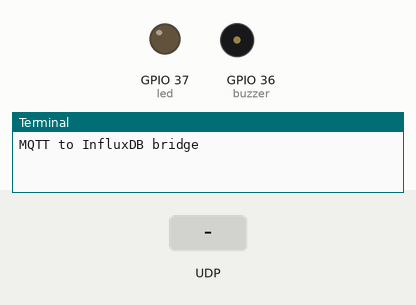
Recording of a program running on a simulated Raspberry Pi (BCM pin numbers). Parts: output pins drawn as LEDs (lit = HIGH), buzzer (waves = sounding, pin HIGH), the last lines printed to the terminal. Dashed ring = blinking. The test bench sets the inputs (shaded band). At 4.3 s the program stops and its outputs stay as they are.

Above: at 1.2 s.
1.3 s: UDP packet "1" arrives
At 1.55 s:
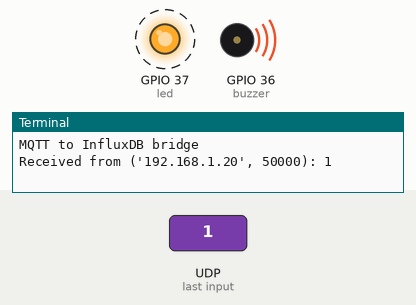
Timing chart, 0 to 4.3 s (numbered marks = the images above; inputs shaded):
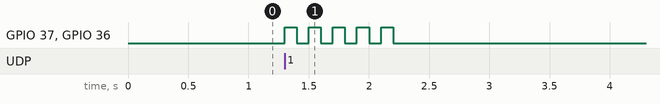

Measured:
- after the input at 1.3 s, GPIO 37 (led), GPIO 36 (buzzer): alternates HIGH for 0.10 s and LOW for 0.10 s, 10 changes in all, then stays LOW, starting at once

The program:

P2.py
```python
import socket
import datetime
from datetime import date
import board  # Import the board module
import RPi.GPIO as GPIO
from time import sleep
import Adafruit_DHT
import adafruit_bh1750

# Configure UDP server
udp_server_ip = '0.0.0.0'  # Listen on all available network interfaces
udp_server_port = 12345  # Choose a suitable port

# Create a UDP socket
udp_socket = socket.socket(socket.AF_INET, socket.SOCK_DGRAM)
udp_socket.bind((udp_server_ip, udp_server_port))

# Variable to store RFID data
rfid_data = None  # Initialize to None initially
rfid_lock = False  # Lock to prevent data modification
temperature = None
humidity = None
lux_value = None


GPIO.setwarnings(False)


buzzer = 36
GPIO.setup(buzzer, GPIO.OUT)
# DHT11 sensor selected
sensor = Adafruit_DHT.DHT11
# DHT sensor pin connected to GPIO 17
dht = 31
led = 37
GPIO.setup(led, GPIO.OUT)


def buzz_and_flash(buzzer_pin, led_pin, duration):
    for _ in range(duration):
        GPIO.output(buzzer_pin, GPIO.HIGH)
        GPIO.output(led_pin, GPIO.HIGH)
        sleep(0.1)
        GPIO.output(buzzer_pin, GPIO.LOW)
        GPIO.output(led_pin, GPIO.LOW)
        sleep(0.1)

def read_sensors(var):
    global temperature, humidity, lux_value
    try:
        today_date = date.today()
        now_time = datetime.datetime.now().time()
        date_str = today_date.strftime("%Y-%m-%d")
        time_str = now_time.strftime("%H:%M:%S")

        # BH1750 Lux sensor
        i2c = board.I2C()
        lux_sensor = adafruit_bh1750.BH1750(i2c)
        lux_value = lux_sensor.lux
        print('Lux: {:.2f}'.format(lux_value))

        # DHT11 sensor
        sensor = Adafruit_DHT.DHT11
        gpio = 31
        humidity, temperature = Adafruit_DHT.read_retry(sensor, gpio)

        if humidity is not None and temperature is not None:
            print('Temperature: {:.1f}°C, Humidity: {:.1f}%'.format(temperature, humidity))
        else:
            print('Failed to get DHT11 reading. Try again!')
        #send_notification_with_variables(access_key, "Motorola Moto g(9)", "Parameters", "These are the current sensor readings of the industry", temperature, humidity, lux_value)
        udptest(var, "Parameters are:", date_str, time_str, temperature, humidity, lux_value)
    except Exception as e:
        print('An error occurred:', str(e))


def udptest(address, message, variable1, variable2, variable3, variable4, variable5,):
    # Prepare a response
    response_data = f"{message} Date: {variable1} Time: {variable2} Temperature: {variable3} Humidity: {variable4} Ambient Light: {variable5}"

    # Send the response back to the ESP32
    udp_socket.sendto(response_data.encode(), address)

def main():
    # Receive UDP packet from ESP32
    data, address = udp_socket.recvfrom(1024)  # Adjust buffer size as needed
    print(f"Received from {address}: {data.decode()}")
    if data == b'f2 b5 8a 33':
        read_sensors(address)
    else:
       buzz_and_flash(buzzer, led, 5)

if __name__ == '__main__':
    print('MQTT to InfluxDB bridge')
    main()
    sleep(2)
```
